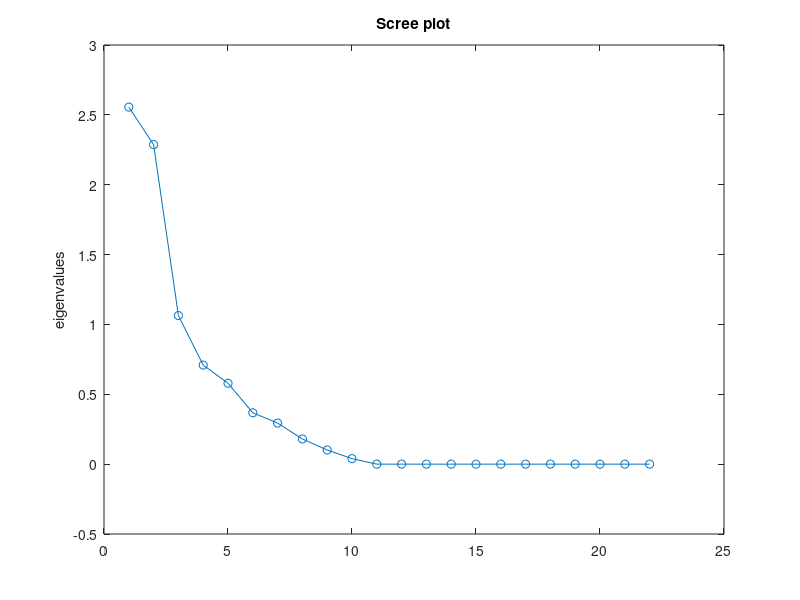
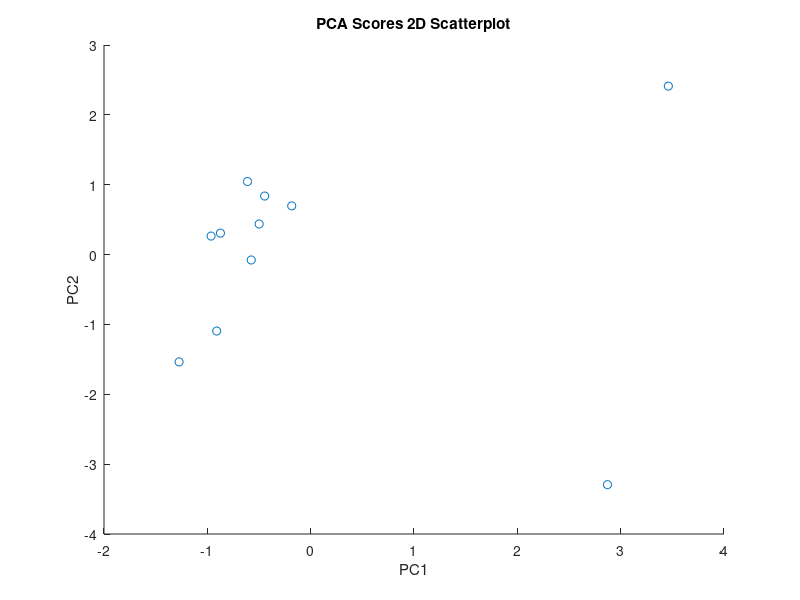
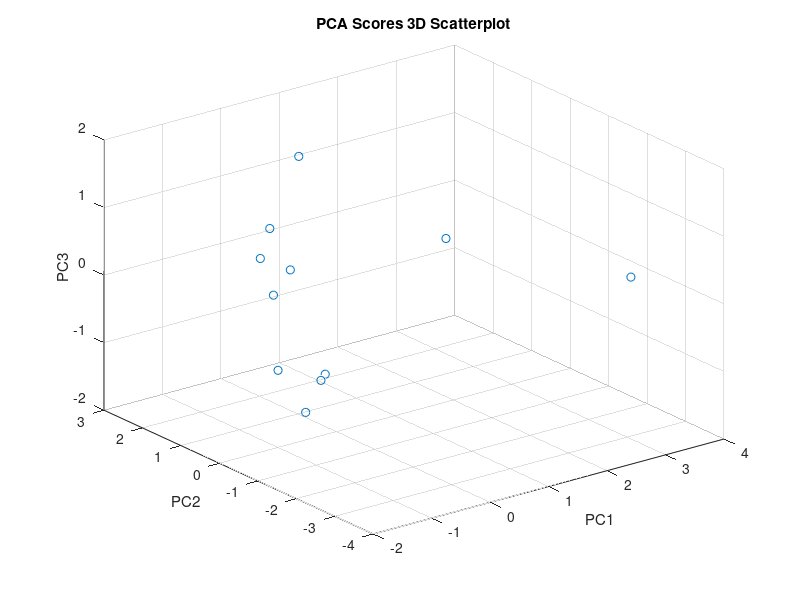

Here is the MATLAB script that generated these plots, in order:
%% Data Analysis Course 2021 - Exercise 6.3

% Clearing
clear;
close all;
clc;

%% Initializing

% Import data
data = importdata('physical.txt')
data = data.data;

%% d<= p 
n = size(data,1)
data = normalize(data)

covMatrix = cov(data')
[~,eigVals] = eig(covMatrix);
eigVals = diag(eigVals);
eigVals = eigVals(end:-1:1);

% Scree plot
figure(1)
plot(1:length(eigVals),eigVals,'-o')
title('Scree plot')
ylabel('eigenvalues')

td = 90;
eigValsSum = sum(eigVals);
sumEigenValues = 0;
i = 0;
while(sumEigenValues < td)
    i = i + 1;
    sumEigenValues = sumEigenValues + 100*eigVals(i)/eigValsSum;
end
i
% B
[~,scores,~] = pca(data');
% PCA 2D scores scatterplot
figure(2)
scatter(scores(:,1),scores(:,2))
title('PCA Scores 2D Scatterplot')
xlabel('PC1')
ylabel('PC2')

% PCA 3D scores scatterplot
figure(3)
scatter3(scores(:,1),scores(:,2),scores(:,3))
title('PCA Scores 3D Scatterplot')
xlabel('PC1')
ylabel('PC2')
zlabel('PC3')